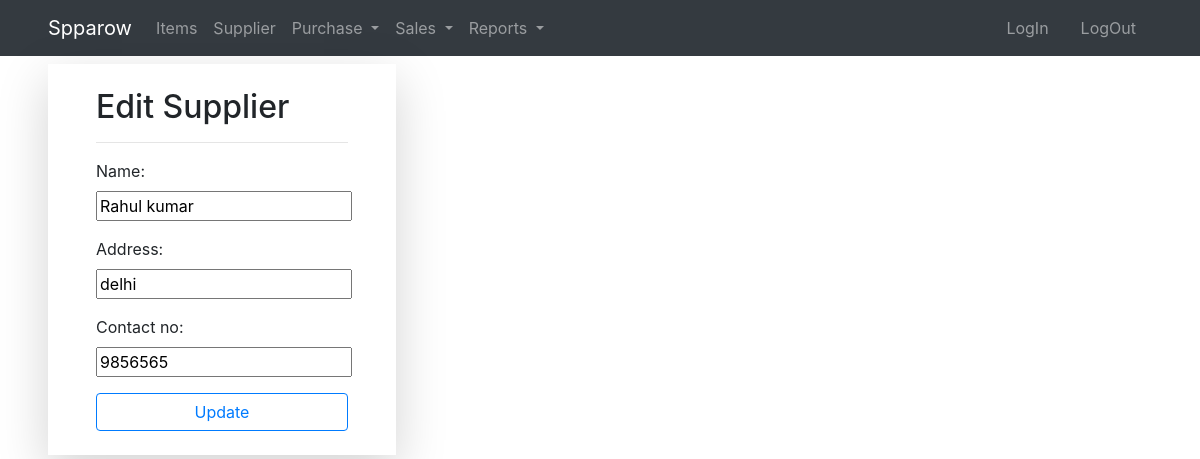
/supplier/edit/1/, run on the app's committed database.
### inventry_app/models.py (models this page shows, shortened)
class Supplier(models.Model):
    name = models.CharField(max_length=100)
    address = models.CharField(max_length=255)
    contact_no = models.CharField(max_length=15)

### inventry_app/views.py (the view)
# urls.py: path('supplier/edit/<int:id>/', views.edit_supplier, name='edit_supplier'),
def edit_supplier(request, id):
    supplier1=  get_object_or_404(Supplier,pk=id)
    if request.method == 'POST':
        form = SupplierForm(request.POST, instance=supplier1)
        if form.is_valid():
            form.save()
            return redirect('supplier_mast')
    else:
        form=SupplierForm(instance=supplier1)
    return render(request,'dashboard/edit_supplier.html',
                  {'form':form ,'supplier1':supplier1})

### inventry_app/forms.py
class SupplierForm(forms.ModelForm):
    class Meta:
        model = Supplier
        fields = ['name', 'address', 'contact_no']

### templates/dashboard/edit_supplier.html (shortened to what this page needs)
{% extends "partials/base.html" %}
{% block content %}
<div class="container-fruid pt-2 mx-lg-5">
    <div class="row">
        <div class="col-4">
            <div class="form-group shadow-lg">
                <form method="post" class="as-table mx-4 p-4" id="item-form" style="display: visible;">
                <h2> Edit Supplier</h2>
                <hr>
                {{ form.as_p }}
                <input type="submit" class=" btn btn-outline-primary form-control "
                 value="Update">
                </form>
            </div>
        </div>
    </div>
</div>
{% endblock content %}

### data on the page
Supplier: name "Rahul kumar", address "delhi", contact_no "9856565"
